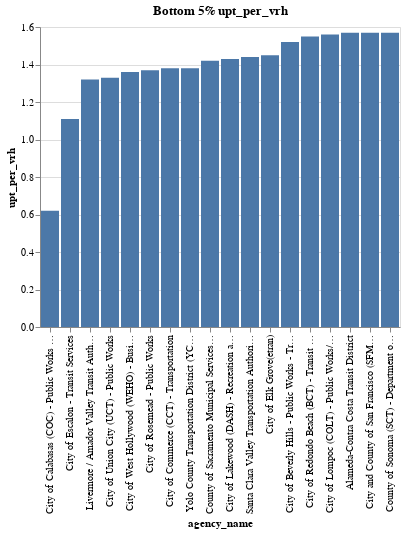
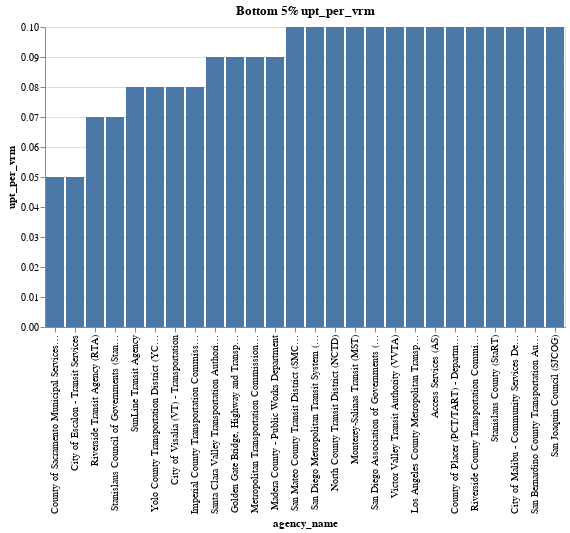

Notebook code cell kept with these figures, in order:
### Code cell
# loop to display the bottom 5% as dataframes
for k, v in lowest_service_metrics.items():
    print(f"\n Datset: {k}. Low service metrics are bad"),

    display(
        alt.Chart(v)
        .mark_bar()
        .encode(
            x=alt.X("agency_name", sort="y"),
            y=service_metrics[k],
            tooltip=["agency_name", "mode", service_metrics[k]],
        ).properties(title= f"Bottom 5% {service_metrics[k]}", width="container"),
        v[
            ["agency_name", "city", "mode", "upt", "vrm", "vrh", service_metrics[k]]
        ].sort_values(by=service_metrics[k]),
    )

### Figure 1 — Vega-Lite specification as saved in the notebook (floating-point values rounded to 4 significant figures)
{"config": {"view": {"continuousWidth": 300, "continuousHeight": 300}}, "data": {"name": "data-ea2e722444b8f103c62a9ef1308f3d90"}, "mark": {"type": "bar"}, "encoding": {"tooltip": [{"field": "agency_name", "type": "nominal"}, {"field": "mode", "type": "nominal"}, {"field": "upt_per_vrh", "type": "quantitative"}], "x": {"field": "agency_name", "sort": "y", "type": "nominal"}, "y": {"field": "upt_per_vrh", "type": "quantitative"}}, "title": "Bottom 5% upt_per_vrh", "width": "container", "$schema": "https://vega.github.io/schema/vega-lite/v5.20.1.json", "datasets": {"data-ea2e722444b8f103c62a9ef1308f3d90": [{"ntd_id": "90013", "city": "San Jose", "agency_name": "Santa Clara Valley Transportation Authority (VTA)", "mode": "Demand Response", "upt": 2006725, "vrh": 1398120, "vrm": 22117041, "opexp_total": 128336724, "opex_per_vrh": 91.79, "opex_per_vrm": 5.8, "upt_per_vrh": 1.44, "upt_per_vrm": 0.09, "opex_per_upt": 63.95}, {"ntd_id": "90014", "city": "Oakland", "agency_name": "Alameda-Contra Costa Transit District", "mode": "Demand Response", "upt": 3044650, "vrh": 1937111, "vrm": 27104229, "opexp_total": 232736037, "opex_per_vrh": 120.2, "opex_per_vrm": 8.59, "upt_per_vrh": 1.57, "upt_per_vrm": 0.11, "opex_per_upt": 76.44}, {"ntd_id": "90015", "city": "San Francisco", "agency_name": "City and County of San Francisco (SFMTA) - Transit Division", "mode": "Demand Response", "upt": 1693042, "vrh": 1076689, "vrm": 7837391, "opexp_total": 123601287, "opex_per_vrh": 114.8, "opex_per_vrm": 15.77, "upt_per_vrh": 1.57, "upt_per_vrm": 0.22, "opex_per_upt": 73.01}, {"ntd_id": "90043", "city": "Commerce", "agency_name": "City of Commerce (CCT) - Transportation", "mode": "Demand Response", "upt": 52374, "vrh": 37970, "vrm": 391408, "opexp_total": 5193408, "opex_per_vrh": 136.8, "opex_per_vrm": 13.27, "upt_per_vrh": 1.38, "upt_per_vrm": 0.13, "opex_per_upt": 99.16}, {"ntd_id": "90089", "city": "Santa Rosa", "agency_name": "County of Sonoma (SCT) - Department of Public Infrastructure - Transit Division", "mode": "Demand Response", "upt": 260006, "vrh": 165256, "vrm": 2357389, "opexp_total": 18705058, "opex_per_vrh": 113.2, "opex_per_vrm": 7.93, "upt_per_vrh": 1.57, "upt_per_vrm": 0.11, "opex_per_upt": 71.94}, {"ntd_id": "90090", "city": "Woodland", "agency_name": "Yolo County Transportation District (YCTD)", "mode": "Demand Response", "upt": 144189, "vrh": 104691, "vrm": 1851119, "opexp_total": 12558635, "opex_per_vrh": 120.0, "opex_per_vrm": 6.78, "upt_per_vrh": 1.38, "upt_per_vrm": 0.08, "opex_per_upt": 87.1}, {"ntd_id": "90144", "city": "Livermore", "agency_name": "Livermore / Amador Valley Transit Authority (LAVTA)", "mode": "Demand Response", "upt": 146318, "vrh": 110483, "vrm": 1309504, "opexp_total": 6550101, "opex_per_vrh": 59.29, "opex_per_vrm": 5.0, "upt_per_vrh": 1.32, "upt_per_vrm": 0.11, "opex_per_upt": 44.77}, {"ntd_id": "90149", "city": "Lompoc", "agency_name": "City of Lompoc (COLT) - Public Works/Transportation", "mode": "Demand Response", "upt": 52390, "vrh": 33659, "vrm": 200221, "opexp_total": 3547329, "opex_per_vrh": 105.4, "opex_per_vrm": 17.72, "upt_per_vrh": 1.56, "upt_per_vrm": 0.26, "opex_per_upt": 67.71}, {"ntd_id": "90161", "city": "Union City", "agency_name": "City of Union City (UCT) - Public Works", "mode": "Demand Response", "upt": 89614, "vrh": 67479, "vrm": 327516, "opexp_total": 6616203, "opex_per_vrh": 98.05, "opex_per_vrm": 20.2, "upt_per_vrh": 1.33, "upt_per_vrm": 0.27, "opex_per_upt": 73.83}, {"ntd_id": "90205", "city": "Elk Grove", "agency_name": "City of Elk Grove(etran)", "mode": "Demand Response", "upt": 65813, "vrh": 45410, "vrm": 501492, "opexp_total": 6020046, "opex_per_vrh": 132.6, "opex_per_vrm": 12.0, "upt_per_vrh": 1.45, "upt_per_vrm": 0.13, "opex_per_upt": 91.47}, {"ntd_id": "90214", "city": "Redondo Beach", "agency_name": "City of Redondo Beach (BCT) - Transit Division in the Community Services Department", "mode": "Demand Response", "upt": 60264, "vrh": 38950, "vrm": 293971, "opexp_total": 3935795, "opex_per_vrh": 101.0, "opex_per_vrm": 13.39, "upt_per_vrh": 1.55, "upt_per_vrm": 0.2, "opex_per_upt": 65.31}, {"ntd_id": "90216", "city": "Sacramento", "agency_name": "County of Sacramento Municipal Services Agency (SCT Link) - Department of Transportation", "mode": "Bus", "upt": 17738, "vrh": 12525, "vrm": 386861, "opexp_total": 2111992, "opex_per_vrh": 168.6, "opex_per_vrm": 5.46, "upt_per_vrh": 1.42, "upt_per_vrm": 0.05, "opex_per_upt": 119.1}, {"ntd_id": "90255", "city": "Beverly Hills", "agency_name": "City of Beverly Hills - Public Works - Transportation Planning", "mode": "Demand Response", "upt": 38988, "vrh": 25669, "vrm": 109609, "opexp_total": 2926879, "opex_per_vrh": 114.0, "opex_per_vrm": 26.7, "upt_per_vrh": 1.52, "upt_per_vrm": 0.36, "opex_per_upt": 75.07}, {"ntd_id": "90257", "city": "Calabasas", "agency_name": "City of Calabasas (COC) - Public Works Department / Transportation/Transit Division", "mode": "Demand Response", "upt": 14523, "vrh": 23530, "vrm": 72173, "opexp_total": 1224003, "opex_per_vrh": 52.02, "opex_per_vrm": 16.96, "upt_per_vrh": 0.62, "upt_per_vrm": 0.2, "opex_per_upt": 84.28}, {"ntd_id": "90289", "city": "Rosemead", "agency_name": "City of Rosemead - Public Works", "mode": "Demand Response", "upt": 39940, "vrh": 29108, "vrm": 209059, "opexp_total": 2373266, "opex_per_vrh": 81.53, "opex_per_vrm": 11.35, "upt_per_vrh": 1.37, "upt_per_vrm": 0.19, "opex_per_upt": 59.42}, {"ntd_id": "90294", "city": "West Hollywood", "agency_name": "City of West Hollywood (WEHO) - Business Development Division / Economic Development Department", "mode": "Demand Response", "upt": 58365, "vrh": 42857, "vrm": 218654, "opexp_total": 3946471, "opex_per_vrh": 92.08, "opex_per_vrm": 18.05, "upt_per_vrh": 1.36, "upt_per_vrm": 0.27, "opex_per_upt": 67.62}, {"ntd_id": "90301", "city": "Lakewood", "agency_name": "City of Lakewood (DASH) - Recreation and Community Services Department", "mode": "Demand Response", "upt": 63681, "vrh": 44467, "vrm": 365139, "opexp_total": 3598971, "opex_per_vrh": 80.94, "opex_per_vrm": 9.86, "upt_per_vrh": 1.43, "upt_per_vrm": 0.17, "opex_per_upt": 56.52}, {"ntd_id": "91078", "city": "Escalon", "agency_name": "City of Escalon - Transit Services", "mode": "Bus", "upt": 5039, "vrh": 4537, "vrm": 108377, "opexp_total": 561996, "opex_per_vrh": 123.9, "opex_per_vrm": 5.19, "upt_per_vrh": 1.11, "upt_per_vrm": 0.05, "opex_per_upt": 111.5}]}}

### Figure 2 — Vega-Lite specification as saved in the notebook (floating-point values rounded to 4 significant figures)
{"config": {"view": {"continuousWidth": 300, "continuousHeight": 300}}, "data": {"name": "data-ea3e9da25d2325f836e583ef921cff77"}, "mark": {"type": "bar"}, "encoding": {"tooltip": [{"field": "agency_name", "type": "nominal"}, {"field": "mode", "type": "nominal"}, {"field": "upt_per_vrm", "type": "quantitative"}], "x": {"field": "agency_name", "sort": "y", "type": "nominal"}, "y": {"field": "upt_per_vrm", "type": "quantitative"}}, "title": "Bottom 5% upt_per_vrm", "width": "container", "$schema": "https://vega.github.io/schema/vega-lite/v5.20.1.json", "datasets": {"data-ea3e9da25d2325f836e583ef921cff77": [{"ntd_id": "90009", "city": "San Carlos", "agency_name": "San Mateo County Transit District (SMCTD)", "mode": "Demand Response Taxi", "upt": 222847, "vrh": 80769, "vrm": 2150980, "opexp_total": 10343712, "opex_per_vrh": 128.1, "opex_per_vrm": 4.81, "upt_per_vrh": 2.76, "upt_per_vrm": 0.1, "opex_per_upt": 46.42}, {"ntd_id": "90013", "city": "San Jose", "agency_name": "Santa Clara Valley Transportation Authority (VTA)", "mode": "Demand Response", "upt": 2006725, "vrh": 1398120, "vrm": 22117041, "opexp_total": 128336724, "opex_per_vrh": 91.79, "opex_per_vrm": 5.8, "upt_per_vrh": 1.44, "upt_per_vrm": 0.09, "opex_per_upt": 63.95}, {"ntd_id": "90016", "city": "San Francisco", "agency_name": "Golden Gate Bridge, Highway and Transportation District (GGBHTD) - Golden Gate Transit; Golden Gate Ferry", "mode": "Demand Response", "upt": 140278, "vrh": 86592, "vrm": 1588391, "opexp_total": 10293673, "opex_per_vrh": 118.9, "opex_per_vrm": 6.48, "upt_per_vrh": 1.62, "upt_per_vrm": 0.09, "opex_per_upt": 73.38}, {"ntd_id": "90026", "city": "San Diego", "agency_name": "San Diego Metropolitan Transit System (MTS)", "mode": "Demand Response Taxi", "upt": 69263, "vrh": 20858, "vrm": 687812, "opexp_total": 1912714, "opex_per_vrh": 91.7, "opex_per_vrm": 2.78, "upt_per_vrh": 3.32, "upt_per_vrm": 0.1, "opex_per_upt": 27.62}, {"ntd_id": "90030", "city": "Oceanside", "agency_name": "North County Transit District (NCTD)", "mode": "Demand Response", "upt": 696420, "vrh": 402386, "vrm": 6830189, "opexp_total": 59885103, "opex_per_vrh": 148.8, "opex_per_vrm": 8.77, "upt_per_vrh": 1.73, "upt_per_vrm": 0.1, "opex_per_upt": 85.99}, {"ntd_id": "90031", "city": "Riverside", "agency_name": "Riverside Transit Agency (RTA)", "mode": "Demand Response Taxi", "upt": 25173, "vrh": 13916, "vrm": 375038, "opexp_total": 977605, "opex_per_vrh": 70.25, "opex_per_vrm": 2.61, "upt_per_vrh": 1.81, "upt_per_vrm": 0.07, "opex_per_upt": 38.84}, {"ntd_id": "90062", "city": "Monterey", "agency_name": "Monterey-Salinas Transit (MST)", "mode": "Commuter Bus", "upt": 75699, "vrh": 23908, "vrm": 768473, "opexp_total": 4194362, "opex_per_vrh": 175.4, "opex_per_vrm": 5.46, "upt_per_vrh": 3.17, "upt_per_vrm": 0.1, "opex_per_upt": 55.41}, {"ntd_id": "90079", "city": "Thousand Palms", "agency_name": "SunLine Transit Agency", "mode": "Vanpool", "upt": 110958, "vrh": 25333, "vrm": 1357521, "opexp_total": 1802204, "opex_per_vrh": 71.14, "opex_per_vrm": 1.33, "upt_per_vrh": 4.38, "upt_per_vrm": 0.08, "opex_per_upt": 16.24}, {"ntd_id": "90090", "city": "Woodland", "agency_name": "Yolo County Transportation District (YCTD)", "mode": "Demand Response", "upt": 144189, "vrh": 104691, "vrm": 1851119, "opexp_total": 12558635, "opex_per_vrh": 120.0, "opex_per_vrm": 6.78, "upt_per_vrh": 1.38, "upt_per_vrm": 0.08, "opex_per_upt": 87.1}, {"ntd_id": "90091", "city": "Visalia", "agency_name": "City of Visalia (VT) - Transportation", "mode": "Commuter Bus", "upt": 125615, "vrh": 39238, "vrm": 1498297, "opexp_total": 4157292, "opex_per_vrh": 106.0, "opex_per_vrm": 2.77, "upt_per_vrh": 3.2, "upt_per_vrm": 0.08, "opex_per_upt": 33.1}, {"ntd_id": "90094", "city": "San Francisco", "agency_name": "Metropolitan Transportation Commission (MTC) - Field Operations and Asset Management", "mode": "Vanpool", "upt": 2999062, "vrh": 708723, "vrm": 32490183, "opexp_total": 18340241, "opex_per_vrh": 25.88, "opex_per_vrm": 0.56, "upt_per_vrh": 4.23, "upt_per_vrm": 0.09, "opex_per_upt": 6.12}, {"ntd_id": "90095", "city": "San Diego", "agency_name": "San Diego Association of Governments (SANDAG) - Regional Transportation Services", "mode": "Vanpool", "upt": 7758304, "vrh": 1842088, "vrm": 78255030, "opexp_total": 40397435, "opex_per_vrh": 21.93, "opex_per_vrm": 0.52, "upt_per_vrh": 4.21, "upt_per_vrm": 0.1, "opex_per_upt": 5.21}, {"ntd_id": "90148", "city": "Hesperia", "agency_name": "Victor Valley Transit Authority (VVTA)", "mode": "Vanpool", "upt": 3015548, "vrh": 616249, "vrm": 30138660, "opexp_total": 20820021, "opex_per_vrh": 33.79, "opex_per_vrm": 0.69, "upt_per_vrh": 4.89, "upt_per_vrm": 0.1, "opex_per_upt": 6.9}, {"ntd_id": "90154", "city": "Los Angeles", "agency_name": "Los Angeles County Metropolitan Transportation Authority (LACMTA)", "mode": "Vanpool", "upt": 13083672, "vrh": 3241387, "vrm": 130179437, "opexp_total": 75197780, "opex_per_vrh": 23.2, "opex_per_vrm": 0.58, "upt_per_vrh": 4.04, "upt_per_vrm": 0.1, "opex_per_upt": 5.75}, {"ntd_id": "90157", "city": "El Monte", "agency_name": "Access Services (AS)", "mode": "Demand Response", "upt": 16695038, "vrh": 9426628, "vrm": 159008226, "opexp_total": 833736052, "opex_per_vrh": 88.44, "opex_per_vrm": 5.24, "upt_per_vrh": 1.77, "upt_per_vrm": 0.1, "opex_per_upt": 49.94}, {"ntd_id": "90196", "city": "Auburn", "agency_name": "County of Placer (PCT/TART) - Department of Public Works", "mode": "Vanpool", "upt": 75076, "vrh": 17323, "vrm": 766441, "opexp_total": 985917, "opex_per_vrh": 56.91, "opex_per_vrm": 1.29, "upt_per_vrh": 4.33, "upt_per_vrm": 0.1, "opex_per_upt": 13.13}, {"ntd_id": "90216", "city": "Sacramento", "agency_name": "County of Sacramento Municipal Services Agency (SCT Link) - Department of Transportation", "mode": "Bus", "upt": 17738, "vrh": 12525, "vrm": 386861, "opexp_total": 2111992, "opex_per_vrh": 168.6, "opex_per_vrm": 5.46, "upt_per_vrh": 1.42, "upt_per_vrm": 0.05, "opex_per_upt": 119.1}, {"ntd_id": "90218", "city": "Riverside", "agency_name": "Riverside County Transportation Commission (RCTC)", "mode": "Vanpool", "upt": 528595, "vrh": 126908, "vrm": 5040551, "opexp_total": 4325683, "opex_per_vrh": 34.09, "opex_per_vrm": 0.86, "upt_per_vrh": 4.17, "upt_per_vrm": 0.1, "opex_per_upt": 8.18}, {"ntd_id": "90226", "city": "El Centro", "agency_name": "Imperial County Transportation Commission (ICTC)", "mode": "Demand Response", "upt": 126728, "vrh": 70560, "vrm": 1562787, "opexp_total": 9269302, "opex_per_vrh": 131.4, "opex_per_vrm": 5.93, "upt_per_vrh": 1.8, "upt_per_vrm": 0.08, "opex_per_upt": 73.14}, {"ntd_id": "90236", "city": "Modesto", "agency_name": "Stanislaus County (StaRT)", "mode": "Commuter Bus", "upt": 14396, "vrh": 4367, "vrm": 144856, "opexp_total": 956116, "opex_per_vrh": 218.9, "opex_per_vrm": 6.6, "upt_per_vrh": 3.3, "upt_per_vrm": 0.1, "opex_per_upt": 66.42}, {"ntd_id": "90282", "city": "Malibu", "agency_name": "City of Malibu - Community Services Department", "mode": "Demand Response Taxi", "upt": 5287, "vrh": 2866, "vrm": 53514, "opexp_total": 122091, "opex_per_vrh": 42.6, "opex_per_vrm": 2.28, "upt_per_vrh": 1.84, "upt_per_vrm": 0.1, "opex_per_upt": 23.09}, {"ntd_id": "90302", "city": "San Bernardino", "agency_name": "San Bernardino County Transportation Authority (SBCTA)", "mode": "Vanpool", "upt": 493283, "vrh": 128633, "vrm": 5164178, "opexp_total": 3982640, "opex_per_vrh": 30.96, "opex_per_vrm": 0.77, "upt_per_vrh": 3.83, "upt_per_vrm": 0.1, "opex_per_upt": 8.07}, {"ntd_id": "90311", "city": "Modesto", "agency_name": "Stanislaus Council of Governments (StanCOG) - Mobility Programs", "mode": "Vanpool", "upt": 52346, "vrh": 14815, "vrm": 716703, "opexp_total": 387383, "opex_per_vrh": 26.15, "opex_per_vrm": 0.54, "upt_per_vrh": 3.53, "upt_per_vrm": 0.07, "opex_per_upt": 7.4}, {"ntd_id": "91005", "city": "Madera", "agency_name": "Madera County - Public Works Department", "mode": "Commuter Bus", "upt": 126187, "vrh": 47832, "vrm": 1387497, "opexp_total": 4879036, "opex_per_vrh": 102.0, "opex_per_vrm": 3.52, "upt_per_vrh": 2.64, "upt_per_vrm": 0.09, "opex_per_upt": 38.67}, {"ntd_id": "91078", "city": "Escalon", "agency_name": "City of Escalon - Transit Services", "mode": "Bus", "upt": 5039, "vrh": 4537, "vrm": 108377, "opexp_total": 561996, "opex_per_vrh": 123.9, "opex_per_vrm": 5.19, "upt_per_vrh": 1.11, "upt_per_vrm": 0.05, "opex_per_upt": 111.5}, {"ntd_id": "99422", "city": "Stockton", "agency_name": "San Joaquin Council (SJCOG)", "mode": "Vanpool", "upt": 2671031, "vrh": 650385, "vrm": 27902940, "opexp_total": 16410211, "opex_per_vrh": 25.23, "opex_per_vrm": 0.59, "upt_per_vrh": 4.11, "upt_per_vrm": 0.1, "opex_per_upt": 6.14}]}}
